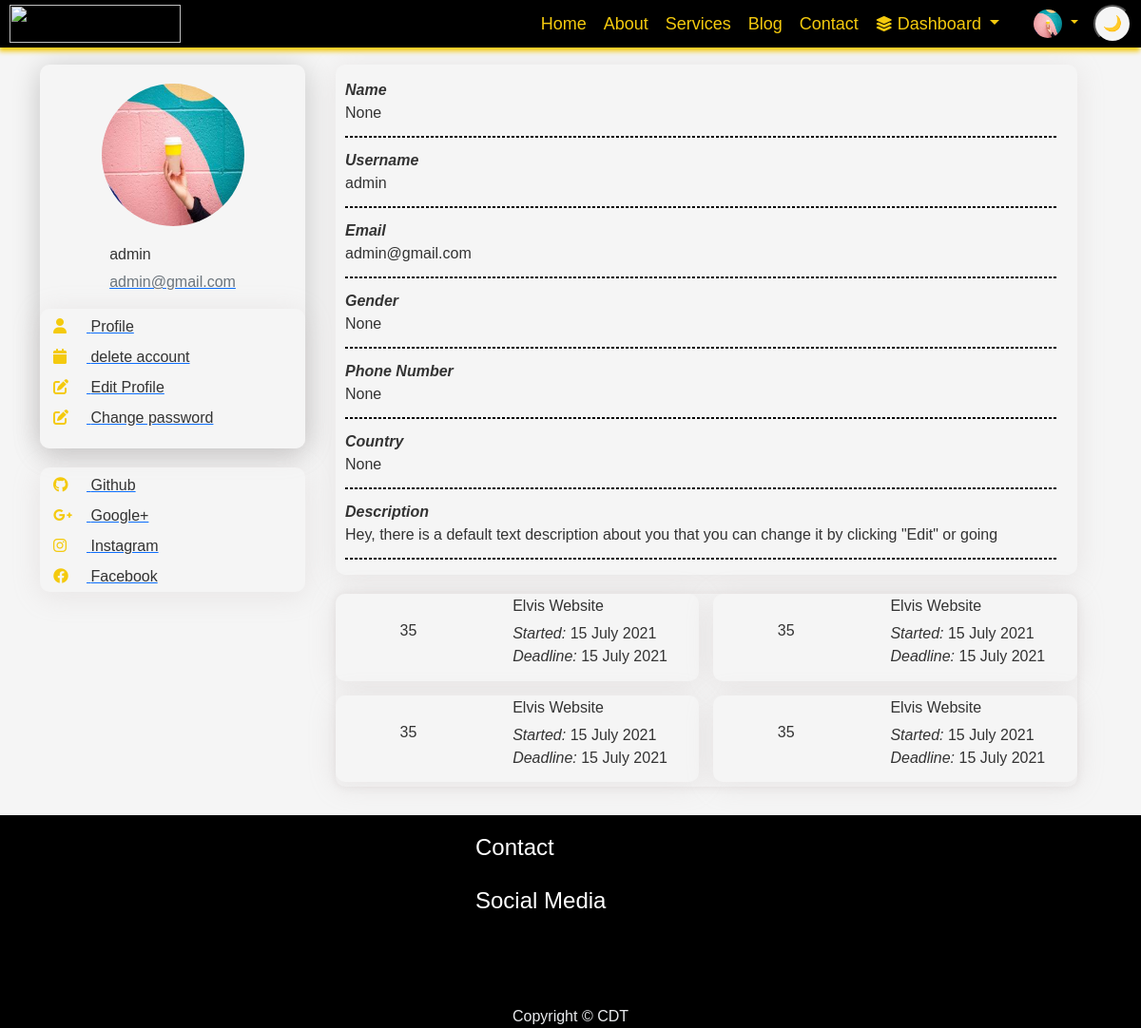
The page /users/your/profile/ (signed in) on the database its author committed.
### users/models.py (models this page shows, shortened)
class User(AbstractBaseUser, PermissionsMixin):
    desc_text='Hey, there is a default text description about you that you can change it by clicking "Edit" or going'
    GENDER_CHOICES = (
        ('M', 'Male'),
        ('F', 'Female'),
        ('O', 'Other'),
    )
    username = models.CharField(max_length=30, blank=True)
    first_name = models.CharField(max_length=30, blank=True)
    last_name = models.CharField(max_length=30, blank=True)
    email = models.EmailField(max_length=254, unique=True)
    phone_number = PhoneNumberField(null=True, blank=True)
    country= CountryField(blank=True)
    desc = models.TextField(default=desc_text, max_length=200, null=True)
    image = models.ImageField(default='default.jpg', upload_to='profile_pics')
    github = models.URLField(default='https://www.github.com/', max_length=1000, null=True, blank=True)
    facebook = models.URLField(default='https://www.facebook.com/', max_length=1000, null=True, blank=True)
    googleplus = models.URLField(default='https://www.google.com/', max_length=1000, null=True, blank=True)
    instagram = models.URLField(default='https://www.instagram.com/', max_length=1000, null=True, blank=True)
    gender = models.CharField(max_length=1, choices=GENDER_CHOICES, null=True, blank=True)
    ip_address = models.GenericIPAddressField(default="0.0.0.0", null=True, blank=True)
    is_staff = models.BooleanField(default=False)
    is_superuser = models.BooleanField(default=False)
    is_active = models.BooleanField(default=True)
    last_login = models.DateTimeField(null=True, blank=True)
    date_joined = models.DateTimeField(auto_now_add=True)
    USERNAME_FIELD = 'email'
    EMAIL_FIELD = 'email'
    REQUIRED_FIELDS = []
    groups = models.ManyToManyField(
        'auth.Group',
        related_name='user_profiles_groups',
        blank=True,
        verbose_name='groups',
        help_text='The groups this user belongs to. A user will get all permissions granted to each of their groups.',
    )
    user_permissions = models.ManyToManyField(
        'auth.Permission',
        related_name='user_profiles_user_permissions',
        blank=True,
        verbose_name='user permissions',
        help_text='Specific permissions for this user.',
    )
    objects = UserManager()

### users/views/views.py (the view)
# urls.py: path('your/profile/', profile, name='profile'),
@login_required
def profile(request):
    user = request.user
    profile, created = User.objects.get_or_create(email=user.email)
    full_name = f"{profile.first_name} {profile.last_name}" if profile.first_name or profile.last_name else "None"
    profile_data = {
        'Name': full_name,
        'Username': profile.username,
        'Email': profile.email,
        'Gender': profile.gender,
        'Phone Number': profile.phone_number,
        'Country': profile.country.name if profile.country else "None",
        'Description': profile.desc,
    }
    for key, value in profile_data.items():
        if not value:
            profile_data[key] = "None"
    context = {
        'profile_data': profile_data,
        'profile': profile,
    }
    return render(request, 'profile/profile_view.html', context)

### templates/profile/profile_view.html (shortened to what this page needs)
{% extends 'base.html' %}
{% load static %}
{% block head %}
<link rel="stylesheet" href="{% static 'css/users/profile_home.css' %}" type="text/css">
<link rel="stylesheet" href="{% static 'css/users/profile.css' %}">
<link rel="stylesheet" href="{% static 'css/users/login.css' %}" type="text/css">
{% endblock head %}
{% block content %}
<section class="s2 profile">
  <div class=" profile-main  container-xl">
    {% include 'profile/profile_side_bar.html' %}
    <section id="profile-info">
      <div class=" info-area container-xl">
        <div class=" info-area-s">
          <div class="user-details">
            <ul>
                {% for field, value in profile_data.items %}
              <li style=" margin-top: 10px; ">
                <i class=" U-fixed-details">{{ field }} </i>
                <span class="U-valiable-details">{{ value }}</span>
              </li>
              <hr class="hr-dashed">
              {% endfor %}
            </ul>
          </div>
          <div class="current-projects">
            <div class="current-areas">
              <div class="current-no">
                <p>35</p>
              </div>
              <div>
                <ul>
                  <li>
                    <h6>Elvis Website</h6>
                  </li>
                  <li>
                    <i>Started:</i>
                    <span>15 July 2021</span>
                  </li>
                  <li>
                    <i>Deadline:</i>
                    <span>15 July 2021</span>
                  </li>
                </ul>
              </div>
            </div>
            <div class="current-areas">
              <div>
                <p>35</p>
              </div>
              <div>
                <ul>
                  <li>
                    <h6>Elvis Website</h6>
                  </li>
                  <li>
                    <i>Started:</i>
                    <span>15 July 2021</span>
                  </li>
                  <li>
                    <i>Deadline:</i>
                    <span>15 July 2021</span>
                  </li>
                </ul>
              </div>
            </div>
            <div class="current-areas">
              <div>
                <p>35</p>
              </div>
              <div>
                <ul>
                  <li>
                    <h6>Elvis Website</h6>
                  </li>
                  <li>
                    <i>Started:</i>
                    <span>15 July 2021</span>
                  </li>
                  <li>
                    <i>Deadline:</i>
                    <span>15 July 2021</span>
                  </li>
                </ul>
              </div>
            </div>
            <div class="current-areas">
              <div>
                <p>35</p>
              </div>
              <div>
                <ul>
                  <li>
                    <h6>Elvis Website</h6>
                  </li>
                  <li>
                    <i>Started:</i>
                    <span>15 July 2021</span>
                  </li>
                  <li>
                    <i>Deadline:</i>
                    <span>15 July 2021</span>
                  </li>
                </ul>
              </div>
            </div>
          </div>
        </div>
      </div>
    </section>
  </div>
</section>
{% endblock content %}

### templates/base.html (shortened to what this page needs)
<!DOCTYPE html> {% load static %}
<html lang="en">
<head>
    {% block head %} {% endblock head %}
    <link href="https://cdn.jsdelivr.net/npm/bootstrap@5.0.2/dist/css/bootstrap.min.css" rel="stylesheet"
>
    <link rel="stylesheet" href="https://cdn.jsdelivr.net/npm/bootstrap-icons@1.10.5/font/bootstrap-icons.css">
    <link rel="stylesheet" href="{% static 'css/theme.css' %}" type="text/css">
    <link rel="stylesheet" href="{% static 'css/style.css' %}" type="text/css">
    <link rel="stylesheet" href="{% static 'css/nav.css' %}" type="text/css">
    <link rel="stylesheet" href="{% static 'css/top-footer.css' %}" type="text/css">
    <link rel="stylesheet" href="{% static 'css/loading.css' %}">
    <link rel="stylesheet" href="{% static 'css/maicons.css' %}" type="text/css">
    <link rel="stylesheet" href="https://cdnjs.cloudflare.com/ajax/libs/font-awesome/6.2.0/css/all.min.css">
</head>
<body class="preload">
    <header class="header">
        <div id="logo">
            <a href="{% url 'main_index' %}">
                <span class="logo">
                    <img src="{{base.logo_img.url}}" width="180" height="40" alt="{{base.logo_name}}">
                </span>
            </a>
        </div>
        <div id="navbar_d">
            <div id="links">
                <a href="{% url 'main_index' %}">Home</a>
                <a href="javascript:void(0);" onclick="scrollToSection('#ABOUT')">About</a>
                <a href="javascript:void(0);" onclick="scrollToSection('#SERVICES')">Services</a>
                <a href="{% url 'blog:blog_home' %}">Blog</a>
                <a href="{% url 'contact' %}">Contact</a>
                {% if request.user.is_authenticated and request.user.is_staff %}
                    <div class="dropdown dashboard">
                        <a href="#" class="dropdown-toggle" role="button" data-bs-toggle="dropdown" aria-expanded="false">
                            <i class="fa-solid fa-layer-group"></i>
                            Dashboard
                        </a>
                    </div>
                {% endif %}
            </div>
        </div>
        <div class="user nav-item dropdown dashboard">
            {% if user.is_authenticated %}
            <a href="#" class="dropdown-toggle" type="button" id="dropdownMenuButton1" data-bs-toggle="dropdown"
                aria-expanded="false">
                <img src="{{user_info.image.url}}" width="30" height="30" class="rounded-circle" alt="Avatar">
            </a>
            {% else %}
            <a href="{% url 'account_login' %}"> <span>SignIn</span> </a>
            {%endif %}
        </div>
        <button id="toggle-theme">
            <span id="theme-icon"></span>
        </button>
    </header>
    <main class="containerl-xxl">
        {% block content %} {% endblock content %}
         <footer class="top-footer">
            <div class="f-contact">
                <div id="f-contact">
                    <h4 class="heading">Contact</h4>
                    <ul>
                    </ul>
                </div>
                <div id="f-socialmedia">
                    <h4 class="heading">Social Media</h4>
                    <ul>
                    </ul>
                </div>
            </div>
        </footer>
        <footer class="mt3 text-center footer">
             Copyright © CDT
        </footer>
    </main>
</body>
</html>

### templates/profile/profile_side_bar.html (shortened to what this page needs)
<div class=" img-area">
      <div class="profile-photo">
        <a href="{{ profile.image.url }}">
            <img src="{{ profile.image.url }}" alt="user-image" width="150" height="150" class="profile-pic rounded-circle">
        </a>
        <div class="info-">
            <h5 class="account-heading">{{ profile.username }}</h5>
            <a title="Click to manage your Email" href="{% url 'account_email'%}">
              <p class="text-secondary">{{ profile.email }}</p>
            </a>
        </div>
        <div class="select-">
          <ul>
            <li>
              <a href="{% url 'profile'%}" id="p-i">
                <i class="fa fa-user" aria-hidden="true"></i>
                <span>Profile</span>
              </a>
            </li>
            <li>
              <a href="{% url 'delete_account'%}" id="e-p">
                <i class="fa fa-calendar" aria-hidden="true"></i>
                <span>delete account</span>
              </a>
            </li>
            <li>
              <a href="{% url 'profile_edit'%}" id="a-">
                <i class="fa fa-solid fa-pen-to-square"></i>
                <span>Edit Profile</span>
              </a>
            </li>
            <li>
              {% if user.has_usable_password %}
                <a href="{% url 'account_change_password' %}">
                    <i class="fa fa-solid fa-pen-to-square"></i>
                    <span>Change password</span>
                </a>
              {% else %}
                <a href="{% url 'account_set_password' %}">
                    <i class="fa fa-solid fa-pen-to-square"></i>
                    <span>Set password</span>
                </a>
              {% endif %}
            </li>
          </ul>
        </div>
      </div>
      <div class="  socialMedia-area">
        <ul>
          <li>
            <a title="Github" href="{{profile.github}}" class="github">
              <i class="fa fa-brands fa-github"></i>
              <span> Github</span>
            </a>
          </li>
          <li>
            <a title="Google+" href="{{profile.googleplus}}">
              <i class="fa fa-brands fa-google-plus-g"></i>
              <span> Google+</span>
            </a>
          </li>
          <li>
            <a title="Instagram" href="{{profile.instagram}}">
              <i class="fa fa-brands fa-instagram"></i>
              <span> Instagram</span>
            </a>
            <li>
              <a title="Facebook" href="{{profile.facebook}}">
                <i class="fa fa-brands fa-facebook"></i>
                <span> Facebook</span>
              </a>
          </li>
        </ul>
      </div>
</div>

### rows shown on the page
User: image (placeholder picture), username "admin", email "admin@gmail.com", profile_data "admin" "admin@gmail.com" "Hey, there is a default text description about you that you can change it by clicking \"Edit\" or going"

### other values the page prints
{{ field }} "Name" "Username" "Email" "Gender" "Phone Number" "Country" "Description"
{{ value }} "None" "None" "None" "None"
